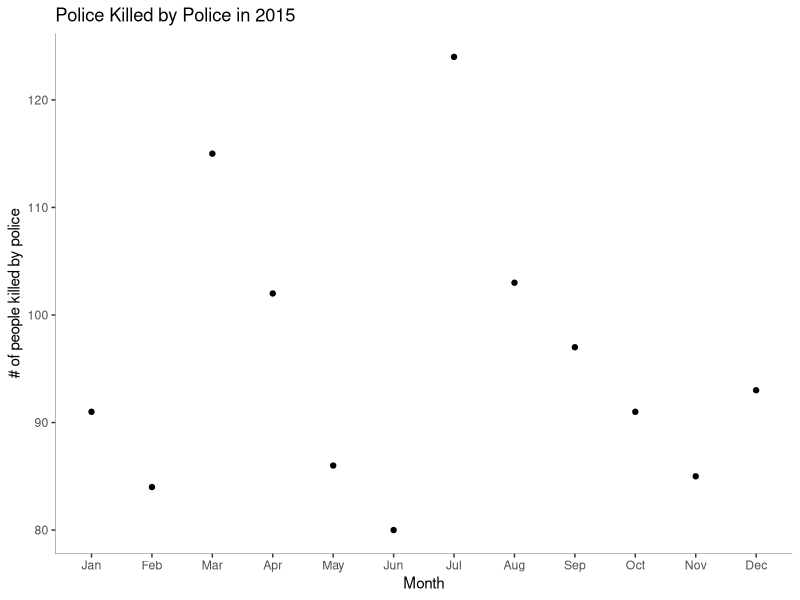
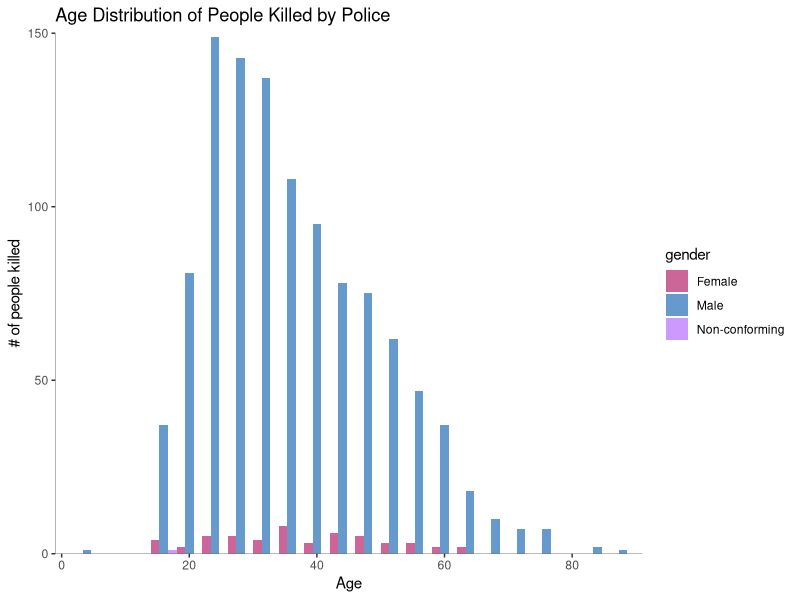
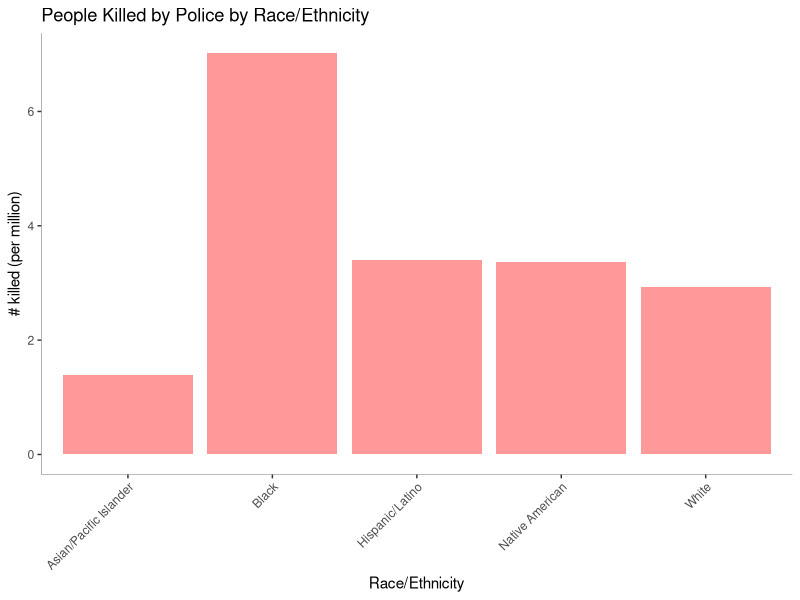
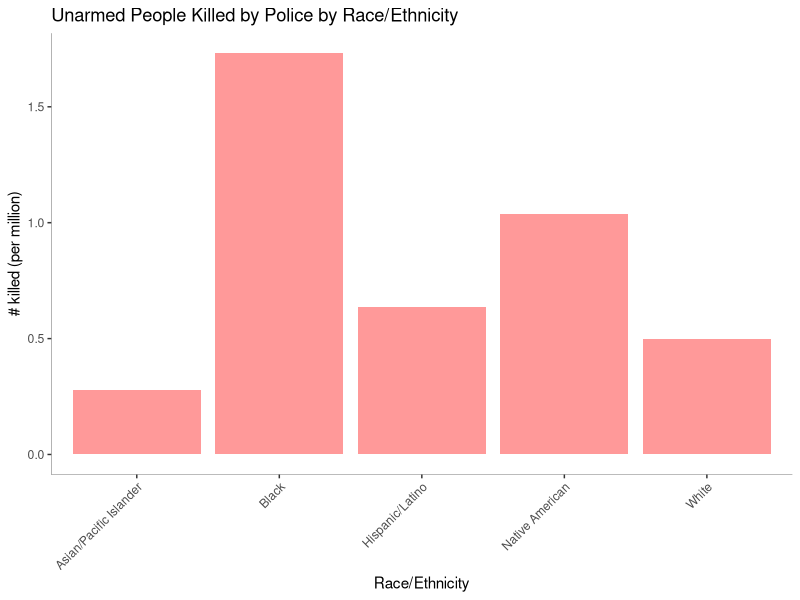
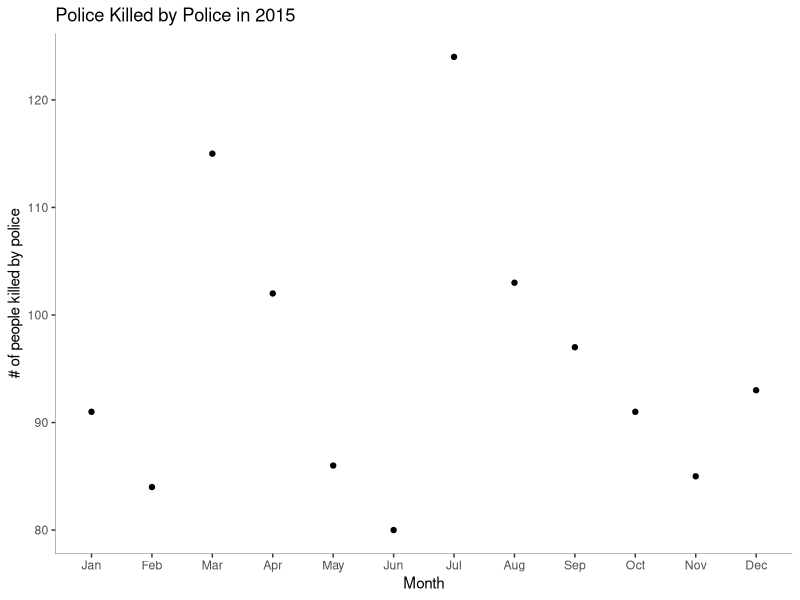
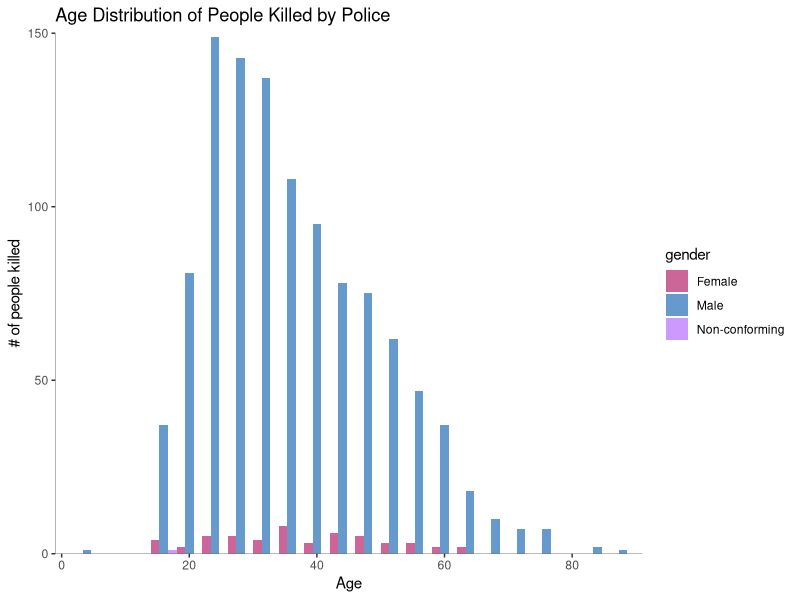
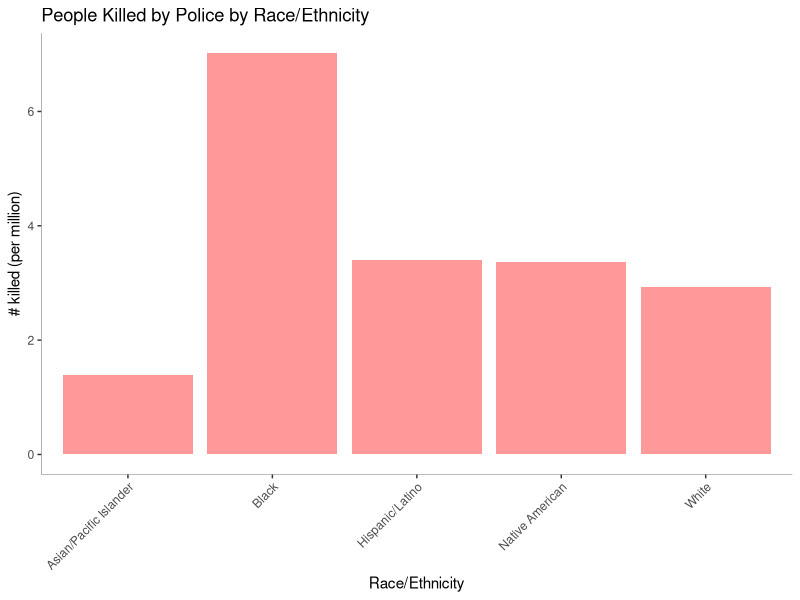
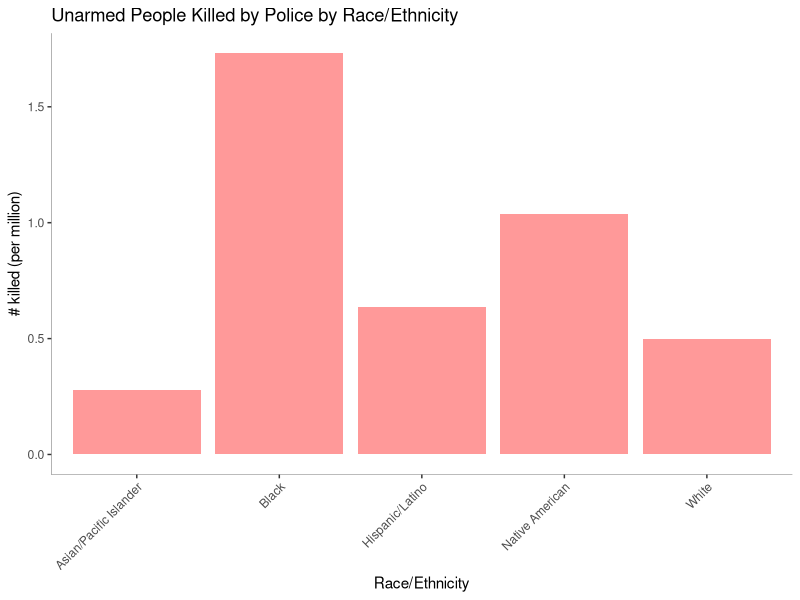

Generate these figures, in order, with R:
## ---- chunk 1
library(jsonlite)
library(stringr)
library(tidyverse)
library(readr)
library(knitr)

data <- read_csv('14_data_3.csv')
## ---- chunk 2

## ---- chunk 3

## ---- chunk 4

## ---- chunk 5

## ---- chunk 6

## ---- chunk 7

## ---- chunk 8
# PLOT OF DEATHS PER MONTH
date_count <- data %>% group_by(month_num) %>% count()
ggplot(date_count) + 
    geom_line(aes(x=month_num, y=n), color="#FF9999") +
    geom_point(aes(x=month_num, y=n), stat = "identity") + 
    ggtitle('Police Killed by Police in 2015') +
    labs(x = 'Month', y = '# of people killed by police') + 
    theme(axis.line.x = element_line(color = "black", size=.1),
        axis.line.y = element_line(color="black", size = .1), 
          panel.background = element_blank()) +
    scale_x_discrete(limits=c("01", "02", "03", "04", "05", "06", "07", "08", "09", "10", "11", "12"),
                     labels=c("Jan","Feb","Mar","Apr","May","Jun", "Jul", "Aug", "Sep", "Oct", "Nov","Dec"))  
## ---- chunk 9
# HISTOGRAM OF AGE AND GENDER
data_age <- na.omit(select(data,age,gender))
ggplot(data_age) + geom_histogram(aes(x=age, fill=gender), binwidth = 4,position="dodge") + scale_fill_manual(values=c("Female"="#CC6699", "Male"="#6699CC", "Non-conforming"="#CC99FF")) +
    ggtitle('Age Distribution of People Killed by Police') + labs(x = 'Age', y = '# of people killed') +
    theme(panel.background = element_blank(), 
          axis.line = element_line(colour = "black", size=.1))+
    scale_x_continuous(breaks=c(0,20, 40, 60, 80),
                       limits=c(0,90),
                       expand=c(0, 1)) +
    scale_y_continuous(breaks=c(0, 50, 100, 150),
                       limits=c(0, 150),
                       expand=c(0,0)) 
## ---- chunk 10
# FUNCTION TO TURN INTO PER MILLION COUNTS (NORMAILZES)
pop_2015 = 321418820

asian_share = 0.056
black_share = 0.133
hispanic_share = 0.176
native_share = 0.012
white_share = 0.616

per_million_counts <- function(race_count){
    race_count$per_million <- NA
    for (i in 1:nrow(race_count)){
        if (race_count$raceethnicity[i] == "Asian/Pacific Islander"){
            race_count$per_million[i] = ((race_count$n[race_count$raceethnicity=="Asian/Pacific Islander"])*1000000)/(pop_2015*asian_share)
        } else if (race_count$raceethnicity[i] == "Black"){
            race_count$per_million[i] =     ((race_count$n[race_count$raceethnicity=="Black"])*1000000)/(pop_2015*black_share)
        } else if (race_count$raceethnicity[i] == "Hispanic/Latino"){ 
            race_count$per_million[i] = ((race_count$n[race_count$raceethnicity=="Hispanic/Latino"])*1000000)/(pop_2015*hispanic_share)
        } else if (race_count$raceethnicity[i] == "Native American"){ 
            race_count$per_million[i] = 
                ((race_count$n[race_count$raceethnicity=="Native American"])*1000000)/(pop_2015*native_share)
        } else if (race_count$raceethnicity[i] == "White"){ 
            race_count$per_million[i] = ((race_count$n[race_count$raceethnicity=="White"])*1000000)/(pop_2015*white_share)
        } else race_count$per_million[i] = NA       
    }
    return(race_count)
}
## ---- chunk 11
# KABBLE BY RACE
race_count <- data %>% group_by(raceethnicity) %>% count()
race_count %>% arrange(desc(n)) %>% kable(col.names = c("Race/Ethnicity","Number of Deaths"), caption="Number of People Killed by Police by Race/Ethnicity")
## ---- chunk 12
# HISTOGRAM BY RACE PER MILLION
race_count <- per_million_counts(race_count)
# Make a histogram
ggplot(na.omit(race_count)) + geom_bar(aes(x=raceethnicity, y=per_million), stat = "identity", fill="#FF9999") + 
    theme(axis.text.x=element_text(angle=45,hjust=1,vjust=1), axis.line = element_line(colour = "black", size=.1),
          panel.background = element_blank()) +
    ggtitle('People Killed by Police by Race/Ethnicity') +
    labs(x = 'Race/Ethnicity', y = '# killed (per million)')
## ---- chunk 13
# KABBLE ARMED BY RACE
race_count_armed <- data %>% filter(is_armed==0) %>% group_by(raceethnicity) %>% count()
race_count_armed %>% arrange(desc(n)) %>% kable(col.names = c("Race/Ethnicity","Number of Deaths"), caption="Number of Unarmed People Killed by Police by Race/Ethnicity")
## ---- chunk 14
# HISTOGRAM ARMED BY RACE PER MILLION
race_count_armed <- per_million_counts(race_count_armed)
# Make a histogram
ggplot(na.omit(race_count_armed)) + geom_bar(aes(x=raceethnicity, y=per_million), stat = "identity", fill="#FF9999") + 
    theme(axis.text.x=element_text(angle=45,hjust=1,vjust=1), axis.line = element_line(colour = "black", size=.1),
          panel.background = element_blank()) +
    ggtitle('Unarmed People Killed by Police by Race/Ethnicity') +
    labs(x = 'Race/Ethnicity', y = '# killed (per million)')
## ---- chunk 15

## ---- chunk 16

## ---- chunk 17
library(jsonlite)
library(stringr)
library(tidyverse)
library(readr)
library(knitr)

data <- read_csv('14_data_3.csv')
## ---- chunk 18

## ---- chunk 19

## ---- chunk 20

## ---- chunk 21

## ---- chunk 22

## ---- chunk 23

## ---- chunk 24
# PLOT OF DEATHS PER MONTH
date_count <- data %>% group_by(month_num) %>% count()
ggplot(date_count) + 
    geom_line(aes(x=month_num, y=n), color="#FF9999") +
    geom_point(aes(x=month_num, y=n), stat = "identity") + 
    ggtitle('Police Killed by Police in 2015') +
    labs(x = 'Month', y = '# of people killed by police') + 
    theme(axis.line.x = element_line(color = "black", size=.1),
        axis.line.y = element_line(color="black", size = .1), 
          panel.background = element_blank()) +
    scale_x_discrete(limits=c("01", "02", "03", "04", "05", "06", "07", "08", "09", "10", "11", "12"),
                     labels=c("Jan","Feb","Mar","Apr","May","Jun", "Jul", "Aug", "Sep", "Oct", "Nov","Dec"))  
## ---- chunk 25
# HISTOGRAM OF AGE AND GENDER
data_age <- na.omit(select(data,age,gender))
ggplot(data_age) + geom_histogram(aes(x=age, fill=gender), binwidth = 4,position="dodge") + scale_fill_manual(values=c("Female"="#CC6699", "Male"="#6699CC", "Non-conforming"="#CC99FF")) +
    ggtitle('Age Distribution of People Killed by Police') + labs(x = 'Age', y = '# of people killed') +
    theme(panel.background = element_blank(), 
          axis.line = element_line(colour = "black", size=.1))+
    scale_x_continuous(breaks=c(0,20, 40, 60, 80),
                       limits=c(0,90),
                       expand=c(0, 1)) +
    scale_y_continuous(breaks=c(0, 50, 100, 150),
                       limits=c(0, 150),
                       expand=c(0,0)) 
## ---- chunk 26
# FUNCTION TO TURN INTO PER MILLION COUNTS (NORMAILZES)
pop_2015 = 321418820

asian_share = 0.056
black_share = 0.133
hispanic_share = 0.176
native_share = 0.012
white_share = 0.616

per_million_counts <- function(race_count){
    race_count$per_million <- NA
    for (i in 1:nrow(race_count)){
        if (race_count$raceethnicity[i] == "Asian/Pacific Islander"){
            race_count$per_million[i] = ((race_count$n[race_count$raceethnicity=="Asian/Pacific Islander"])*1000000)/(pop_2015*asian_share)
        } else if (race_count$raceethnicity[i] == "Black"){
            race_count$per_million[i] =     ((race_count$n[race_count$raceethnicity=="Black"])*1000000)/(pop_2015*black_share)
        } else if (race_count$raceethnicity[i] == "Hispanic/Latino"){ 
            race_count$per_million[i] = ((race_count$n[race_count$raceethnicity=="Hispanic/Latino"])*1000000)/(pop_2015*hispanic_share)
        } else if (race_count$raceethnicity[i] == "Native American"){ 
            race_count$per_million[i] = 
                ((race_count$n[race_count$raceethnicity=="Native American"])*1000000)/(pop_2015*native_share)
        } else if (race_count$raceethnicity[i] == "White"){ 
            race_count$per_million[i] = ((race_count$n[race_count$raceethnicity=="White"])*1000000)/(pop_2015*white_share)
        } else race_count$per_million[i] = NA       
    }
    return(race_count)
}
## ---- chunk 27
# KABBLE BY RACE
race_count <- data %>% group_by(raceethnicity) %>% count()
race_count %>% arrange(desc(n)) %>% kable(col.names = c("Race/Ethnicity","Number of Deaths"), caption="Number of People Killed by Police by Race/Ethnicity")
## ---- chunk 28
# HISTOGRAM BY RACE PER MILLION
race_count <- per_million_counts(race_count)
# Make a histogram
ggplot(na.omit(race_count)) + geom_bar(aes(x=raceethnicity, y=per_million), stat = "identity", fill="#FF9999") + 
    theme(axis.text.x=element_text(angle=45,hjust=1,vjust=1), axis.line = element_line(colour = "black", size=.1),
          panel.background = element_blank()) +
    ggtitle('People Killed by Police by Race/Ethnicity') +
    labs(x = 'Race/Ethnicity', y = '# killed (per million)')
## ---- chunk 29
# KABBLE ARMED BY RACE
race_count_armed <- data %>% filter(is_armed==0) %>% group_by(raceethnicity) %>% count()
race_count_armed %>% arrange(desc(n)) %>% kable(col.names = c("Race/Ethnicity","Number of Deaths"), caption="Number of Unarmed People Killed by Police by Race/Ethnicity")
## ---- chunk 30
# HISTOGRAM ARMED BY RACE PER MILLION
race_count_armed <- per_million_counts(race_count_armed)
# Make a histogram
ggplot(na.omit(race_count_armed)) + geom_bar(aes(x=raceethnicity, y=per_million), stat = "identity", fill="#FF9999") + 
    theme(axis.text.x=element_text(angle=45,hjust=1,vjust=1), axis.line = element_line(colour = "black", size=.1),
          panel.background = element_blank()) +
    ggtitle('Unarmed People Killed by Police by Race/Ethnicity') +
    labs(x = 'Race/Ethnicity', y = '# killed (per million)')
## ---- chunk 31

## ---- chunk 32

